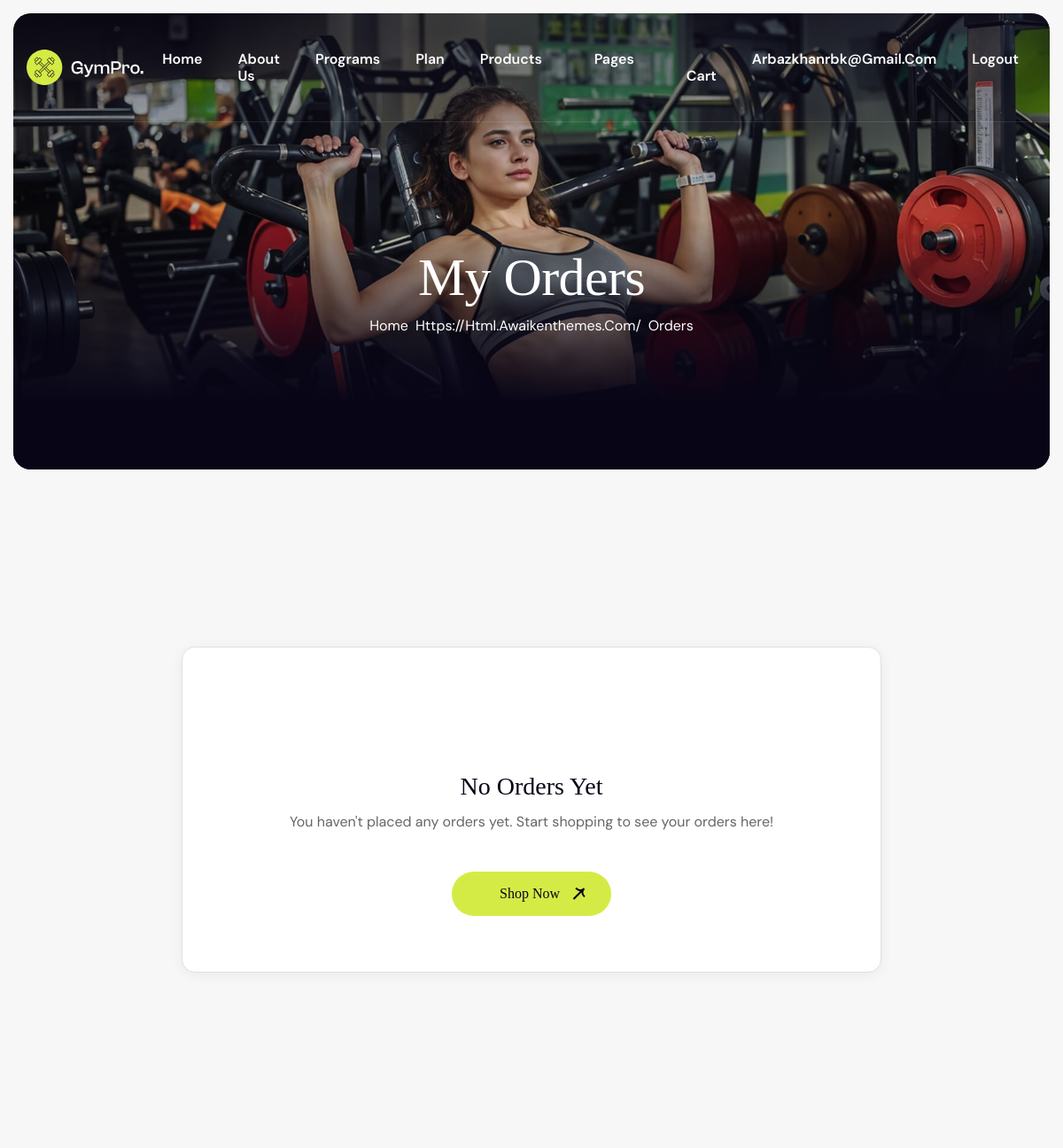
The page /orders/ (signed in, upper part) on the database as committed earlier.
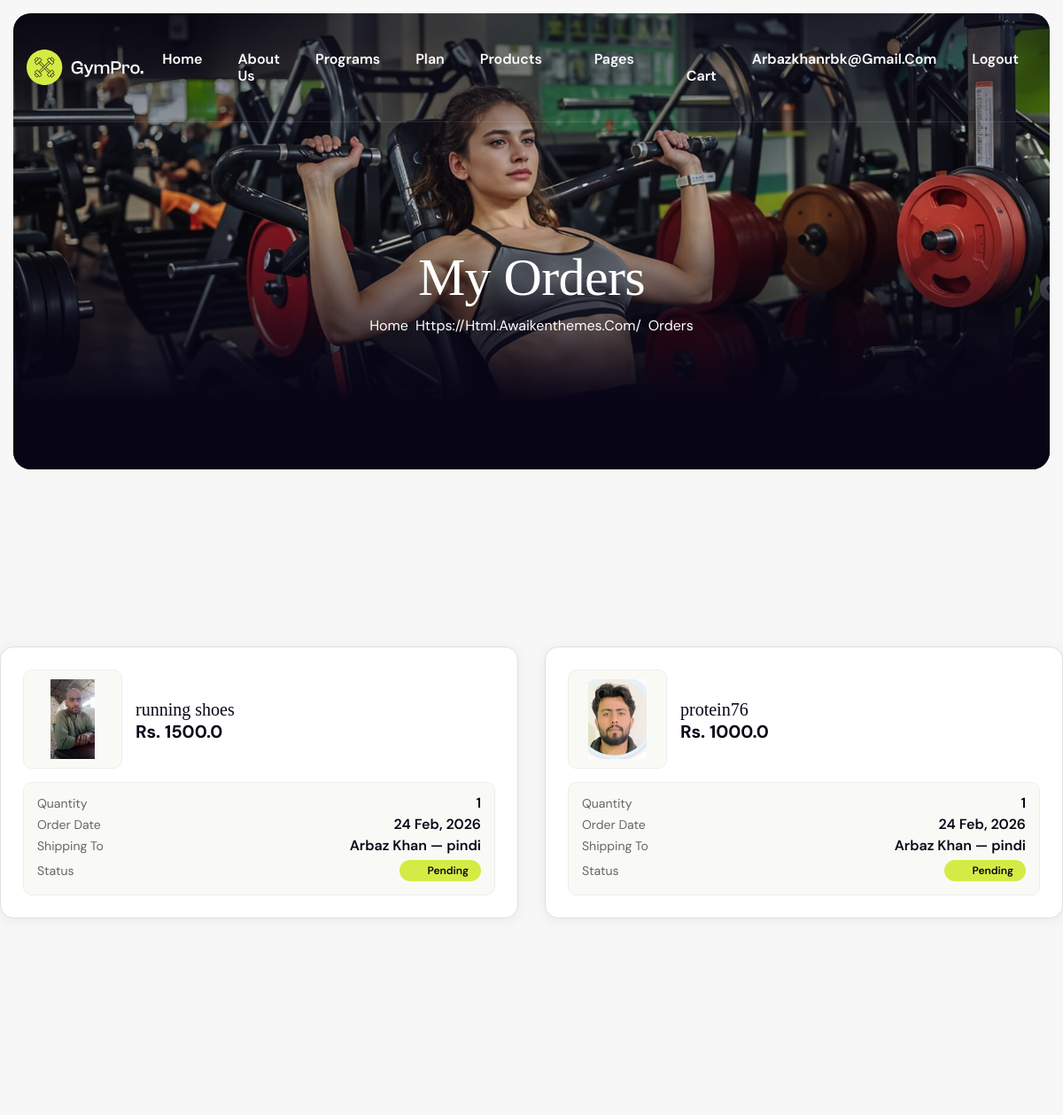
The same page on the database as committed later.
### GYM/models.py (models this page shows, shortened)
class OrderPlaced(models.Model):
    user = models.ForeignKey(User,on_delete=models.CASCADE)
    customer = models.ForeignKey(Customer,on_delete=models.CASCADE)
    product = models.ForeignKey(Product,on_delete=models.CASCADE)
    quantity = models.PositiveIntegerField(default=1)
    ordered_date = models.DateTimeField(auto_now_add=True)
    status = models.CharField(choices=status_choices,max_length=50,default='pending')

class Product(models.Model):
    product_id = models.CharField(max_length=100)
    title = models.CharField(max_length = 200)
    selling_price = models.FloatField(max_length=200)
    discounted_price = models.FloatField(max_length=100)
    description = models.CharField(max_length=200)
    brand = models.CharField(max_length=200)
    category = models.CharField(choices=category_choices,max_length=100)
    product_image = models.ImageField()

class Customer(models.Model):
    user = models.ForeignKey(User,on_delete=models.CASCADE)
    name = models.CharField(max_length=50)
    locality = models.CharField(max_length=100)
    zipcode = models.IntegerField(validators=[MinValueValidator(10000), MaxValueValidator(99999)])
    state = models.CharField(choices=state_choices,max_length=100)

### GYM/views.py (the view)
# urls.py: path('orders/', views.orders, name='orders'),
def orders(request):
    user = request.user
    orders = OrderPlaced.objects.filter(user=user)
    return render(request, 'GYM/orders.html', {'orders': orders})

### GYM/context_processors.py (called while the page is built, shortened)
def subscription_context(request):
    if request.user.is_authenticated:
        active_sub = SubcriptionModel.objects.filter(
            user_id=request.user,
            status='active'
        ).first()
        plan_level = get_user_plan_level(request.user)
        plan_name = get_user_plan_name(request.user)
        return {
            'has_active_subscription': active_sub is not None,
            'user_subscription': active_sub,
            'user_plan_level': plan_level,       # 0=free, 1=silver, 2=pro
            'user_plan_name': plan_name,          # "Free", "Silver", "Pro"
            'is_silver_or_above': plan_level >= 1,
            'is_pro': plan_level >= 2,
        }

### GYM/permission.py (called while the page is built)
def get_user_plan_level(user):
    if not user.is_authenticated:
        return -1  # not logged in
    sub = SubcriptionModel.objects.filter(user_id=user, status='active').first()
    if not sub:
        return 0  # free / no subscription
    plan_name = sub.subcription_plan.lower().strip()
    return PLAN_LEVELS.get(plan_name, 0)

def get_user_plan_name(user):
    if not user.is_authenticated:
        return 'Guest'
    sub = SubcriptionModel.objects.filter(user_id=user, status='active').first()
    if not sub:
        return 'Free'
    return sub.subcription_plan.capitalize()

### GYM/templates/GYM/orders.html (shortened to what this page needs)
{% extends 'GYM/base.html' %}
{% load static %}
{% block content %}
    <div class="page-header bg-section dark-section parallaxie">
        <div class="container">
            <div class="row">
                <div class="col-lg-12">
                    <div class="page-header-box">
                        <h1 class="text-anime-style-3" data-cursor="-opaque">My Orders</h1>
                        <nav class="wow fadeInUp">
                            <ol class="breadcrumb">
                                <li class="breadcrumb-item"><a href="{% url 'home' %}">Home</a></li>
                                <li class="breadcrumb-item active" aria-current="page">Orders</li>
                            </ol>
                        </nav>
                    </div>
                </div>
            </div>
        </div>
    </div>
    <section class="page-program-single">
        <div class="container" style="padding: 80px 0;">
            {% if orders %}
            <div class="row">
                {% for order in orders %}
                <div class="col-lg-6 mb-4">
                    <div class="wow fadeInUp" data-wow-delay="0.{{ forloop.counter }}s" style="background: #fff; border: 1px solid #e0e0e0; border-radius: 15px; padding: 25px; height: 100%; box-shadow: 0 2px 15px rgba(0,0,0,0.06);">
                        <div class="d-flex align-items-center" style="margin-bottom: 15px;">
                            <div style="background: #f9faf5; border: 1px solid #eee; border-radius: 10px; padding: 10px; margin-right: 15px;">
                                <img src="{{ order.product.product_image.url }}" alt="{{ order.product.title }}" style="width: 90px; height: 90px; object-fit: contain; border-radius: 8px;">
                            </div>
                            <div style="flex: 1;">
                                <h5 style="color: var(--primary-color); margin: 0 0 5px;">{{ order.product.title }}</h5>
                                <span style="color: var(--primary-color); font-size: 20px; font-weight: 700;">Rs. {{ order.product.discounted_price }}</span>
                            </div>
                        </div>
                        <div style="background: #f9faf5; border: 1px solid #eee; border-radius: 10px; padding: 15px;">
                            <div style="display: flex; justify-content: space-between; margin-bottom: 8px;">
                                <span style="color: #666; font-size: 14px;">Quantity</span>
                                <span style="color: var(--primary-color); font-weight: 600;">{{ order.quantity }}</span>
                            </div>
                            <div style="display: flex; justify-content: space-between; margin-bottom: 8px;">
                                <span style="color: #666; font-size: 14px;">Order Date</span>
                                <span style="color: var(--primary-color); font-weight: 600;">{{ order.ordered_date|date:"d M, Y" }}</span>
                            </div>
                            <div style="display: flex; justify-content: space-between; margin-bottom: 8px;">
                                <span style="color: #666; font-size: 14px;">Shipping To</span>
                                <span style="color: var(--primary-color); font-weight: 600;">{{ order.customer.name }} — {{ order.customer.state }}</span>
                            </div>
                            <div style="display: flex; justify-content: space-between; align-items: center;">
                                <span style="color: #666; font-size: 14px;">Status</span>
                                {% if order.status == 'delivered' %}
                                <span style="background: #28a745; color: #fff; padding: 4px 14px; border-radius: 20px; font-size: 12px; font-weight: 600;">
                                    <i class="fas fa-check-circle"></i> Delivered
                                </span>
                                {% elif order.status == 'cancel' %}
                                <span style="background: #dc3545; color: #fff; padding: 4px 14px; border-radius: 20px; font-size: 12px; font-weight: 600;">
                                    <i class="fas fa-times-circle"></i> Cancelled
                                </span>
                                {% else %}
                                <span style="background: var(--accent-color); color: var(--primary-color); padding: 4px 14px; border-radius: 20px; font-size: 12px; font-weight: 600;">
                                    <i class="fas fa-clock"></i> Pending
                                </span>
                                {% endif %}
                            </div>
                        </div>
                    </div>
                </div>
                {% endfor %}
            </div>
            {% else %}
            <div class="row">
                <div class="col-lg-8 mx-auto text-center">
                    <div class="wow fadeInUp" style="background: #fff; border: 1px solid #e0e0e0; border-radius: 15px; padding: 60px 30px; box-shadow: 0 2px 15px rgba(0,0,0,0.06);">
                        <i class="fas fa-box-open" style="font-size: 60px; color: var(--accent-color); margin-bottom: 20px;"></i>
                        <h3 style="color: var(--primary-color); margin-bottom: 10px;">No Orders Yet</h3>
                        <p style="color: #666;">You haven't placed any orders yet. Start shopping to see your orders here!</p>
                        <a href="{% url 'protein' %}" class="btn-default btn-highlighted" style="margin-top: 20px; display: inline-block;">
                            <i class="fas fa-shopping-bag" style="margin-right: 6px;"></i> Shop Now
                        </a>
                    </div>
                </div>
            </div>
            {% endif %}
        </div>
    </section>
{% endblock %}

### GYM/templates/GYM/base.html (shortened to what this page needs)
<!DOCTYPE html>
<html lang="zxx">
<head>
    {% load static %}
    <link href="{% static 'css/bootstrap.min.css' %}" rel="stylesheet">
    <link href="{% static 'css/slicknav.min.css' %}" rel="stylesheet">
    <link rel="stylesheet" href="{% static 'css/swiper-bundle.min.css' %}">
    <link href="{% static 'css/all.min.css' %}" rel="stylesheet">
    <link href="{% static 'css/animate.css' %}" rel="stylesheet">
    <link rel="stylesheet" href="{% static 'css/magnific-popup.css' %}">
    <link rel="stylesheet" href="{% static 'css/mousecursor.css' %}">
    <link href="{% static 'css/custom.css' %}" rel="stylesheet">
</head>
<body>
    <header class="main-header">
        <div class="header-sticky">
            <nav class="navbar navbar-expand-lg">
                <div class="container">
                    <a class="navbar-brand" href="{% url 'home' %}"><img src="{% static 'images/logo.svg' %}" alt="Logu"></a>
                    <div class="collapse navbar-collapse main-menu">
                        <ul class="navbar-nav mr-auto" id="menu">
                            <li class="nav-item"><a class="nav-link" href="{% url 'home' %}">Home</a>
                            </li>
                            <li class="nav-item"><a class="nav-link" href="{% url 'about' %}">About Us</a></li>
                            <li class="nav-item"><a class="nav-link" href="{% url 'programs' %}">Programs</a></li>
                            {% if has_active_subscription %}
                            <li class="nav-item"><a class="nav-link" href="{% url 'pricing' %}" style="color: #CDEA26;"><i class="fa-solid fa-crown"></i> {{ user_plan_name }}</a></li>
                            {% else %}
                            <li class="nav-item"><a class="nav-link" href="{% url 'pricing' %}">Plan</a></li>
                            {% endif %}
                            <li class="nav-item submenu"><a class="nav-link" href="#">Products</a>
                            </li>
                            <li class="nav-item submenu"><a class="nav-link" href="#">Pages</a>
                            </li>
                            <li class="nav-item"><a class="nav-link" href="{% url 'showcart' %}"><i class="fa-solid fa-cart-shopping"></i> Cart</a></li>
                            {% if request.user.is_authenticated %}
                            <li class="nav-item"><a class="nav-link" href="{% url 'orders' %}">{{ request.user.username }}</a></li>
                            <li class="nav-item"><a class="nav-link" href="{% url 'logout' %}">Logout</a></li>
                            {% else %}
                            <li class="nav-item"><a class="nav-link" href="{% url 'loginview' %}">Login</a></li>
                            <li class="nav-item"><a class="nav-link" href="{% url 'customer_registration' %}">Registration</a></li>
                            {% endif %}
                        </ul>
                    </div>
                </div>
            </nav>
        </div>
    </header>
    {% block content %}{% endblock %}
</body>
</html>

Rows that differ between the two databases and show on the page:
added OrderPlaced: product.product_image (picture), product "running shoes", product.discounted_price "1500.0", quantity "1", ordered_date "24 Feb, 2026", customer.name "Arbaz Khan", customer.state "pindi", status "pending" (drawn)
added OrderPlaced: product.product_image (picture), product "protein76", product.discounted_price "1000.0", quantity "1", ordered_date "24 Feb, 2026", customer.name "Arbaz Khan", customer.state "pindi", status "pending" (drawn)
Other text that changed with them:
text no longer shown: "No Orders Yet You haven't placed any orders yet. Start shopping to see your orders here! Shop Now"
